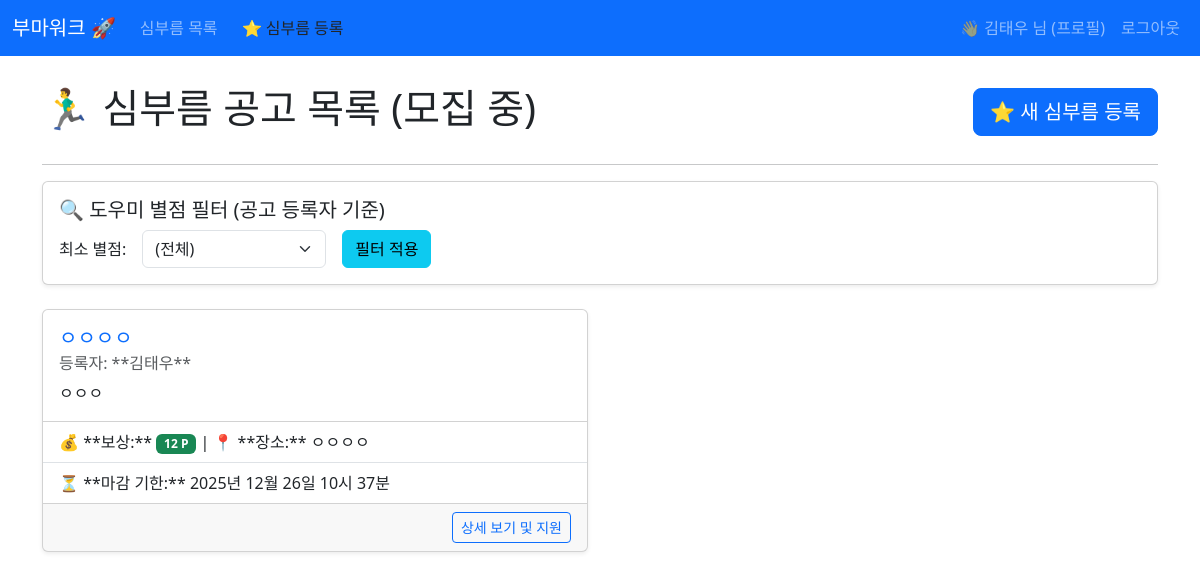
The page / (signed in) on the database its author committed.
### core/models.py (models this page shows, shortened)
class Task(models.Model):
    STATUS_CHOICES = [
        ('open', '모집 중'),
        ('assigned', '진행 중'),
        ('completed', '완료됨'),
        ('expired', '마감됨'),
    ]
    GENDER_CHOICES = [
        ('A', '성별 무관'), # All
        ('M', '남성'),     # Male
        ('F', '여성'),     # Female
    ]
    title = models.CharField(max_length=100, verbose_name="제목")
    content = models.TextField(verbose_name="상세 내용")
    reward_points = models.IntegerField(verbose_name="요구 재화(포인트)")
    location = models.CharField(max_length=200, verbose_name="심부름 위치")
    status = models.CharField(max_length=10, choices=STATUS_CHOICES, default='open', verbose_name="상태")
    required_gender = models.CharField(
        max_length=1,
        choices=GENDER_CHOICES,
        default='A',
        verbose_name="필수 성별 조건"
    )
    min_rating_required = models.IntegerField(
        default=0,
        choices=[(i, f'{i}점 이상') for i in range(6)], # 0점은 조건 없음
        verbose_name="최소 별점 조건"
    )
    created_at = models.DateTimeField(auto_now_add=True, verbose_name="등록일")
    due_date = models.DateTimeField(verbose_name="마감 기한")
    registrant = models.ForeignKey(User, on_delete=models.CASCADE, related_name='registered_tasks', verbose_name="등록자")
    assigned_to = models.ForeignKey(User, on_delete=models.SET_NULL, related_name='assigned_tasks', null=True, blank=True, verbose_name="할당된 도우미")
    class Meta:
        ordering = ['-created_at']

### core/views.py (the view)
# urls.py: path('', views.task_list, name='home'),
def task_list(request):
    if request.user.is_authenticated:
        tasks_queryset = Task.objects.filter(
            Q(status='open') | Q(registrant=request.user)
        )
    else:
        tasks_queryset = Task.objects.filter(status='open')
    min_rating = request.GET.get('min_rating')
    required_gender = request.GET.get('gender')
    if min_rating and min_rating.isdigit() and int(min_rating) > 0:
        min_rating = int(min_rating)
        users_with_high_rating = UserProfile.objects.annotate(
            avg_rating=Avg('user__received_reviews__rating')
        ).filter(avg_rating__gte=min_rating).values_list('user_id', flat=True)
        tasks_queryset = tasks_queryset.filter(registrant__in=users_with_high_rating)
    else:
        min_rating = None
    if required_gender and required_gender != 'A':
        tasks_queryset = tasks_queryset.filter(required_gender=required_gender)
    else:
        required_gender = 'A'
    tasks = tasks_queryset.order_by('-created_at')
    context = {
        'tasks': tasks,
        'current_min_rating': min_rating,
        'rating_choices': TaskReview.RATING_CHOICES,
        'current_gender': required_gender,
        'gender_choices': Task.GENDER_CHOICES, # 모델에서 정의된 성별 선택지
    }
    return render(request, 'core/task_list.html', context)

### core/templates/core/task_list.html (shortened to what this page needs)
{% extends 'base.html' %}
{% block content %}
    <div class="d-flex justify-content-between align-items-center mb-4">
        <h1>🏃‍♂️ 심부름 공고 목록 (모집 중)</h1>
        {% if user.is_authenticated %}
            <a href="{% url 'task_create' %}" class="btn btn-primary btn-lg">⭐ 새 심부름 등록</a>
        {% endif %}
    </div>
    <hr>
    <div class="card mb-4 shadow-sm">
        <div class="card-body">
            <h5 class="card-title">🔍 도우미 별점 필터 (공고 등록자 기준)</h5>
            <form method="get" class="row g-3 align-items-center">
                <div class="col-auto">
                    <label for="min_rating" class="col-form-label">최소 별점:</label>
                </div>
                <div class="col-auto">
                    <select name="min_rating" id="min_rating" class="form-select">
                        <option value="">(전체)</option>
                    </select>
                </div>
                <div class="col-auto">
                    <button type="submit" class="btn btn-info">필터 적용</button>
                </div>
            </form>
        </div>
    </div>
    {% if tasks %}
        <div class="row row-cols-1 row-cols-md-2 g-4">
            {% for task in tasks %}
            <div class="col">
                <div class="card h-100 shadow-sm">
                    <div class="card-body">
                        <h5 class="card-title text-primary"><a href="{% url 'task_detail' pk=task.pk %}" class="text-decoration-none">{{ task.title }}</a></h5>
                        <h6 class="card-subtitle mb-2 text-muted">등록자: **{{ task.registrant.username }}**</h6>
                        <p class="card-text text-truncate">{{ task.content }}</p>
                    </div>
                    <ul class="list-group list-group-flush">
                        <li class="list-group-item">
                            💰 **보상:** <span class="badge bg-success">{{ task.reward_points }} P</span> | 📍 **장소:** {{ task.location }}
                        </li>
                        <li class="list-group-item">
                            ⏳ **마감 기한:** {{ task.due_date|date:"Y년 m월 d일 H시 i분" }}
                        </li>
                    </ul>
                    <div class="card-footer text-end">
                        <a href="{% url 'task_detail' pk=task.pk %}" class="btn btn-sm btn-outline-primary">상세 보기 및 지원</a>
                    </div>
                </div>
            </div>
            {% endfor %}
        </div>
    {% else %}
        <div class="alert alert-info text-center mt-4">
            현재 모집 중인 심부름 공고가 없습니다. 새로운 심부름을 등록해보세요!
        </div>
    {% endif %}
{% endblock %}

### core/templates/base.html (shortened to what this page needs)
<!DOCTYPE html>
<html lang="ko">
<head>
    <link href="https://cdn.jsdelivr.net/npm/bootstrap@5.3.3/dist/css/bootstrap.min.css" rel="stylesheet">
</head>
<body>
    <nav class="navbar navbar-expand-md navbar-dark bg-primary fixed-top">
        <div class="container-fluid">
            <a class="navbar-brand" href="{% url 'home' %}">부마워크 🚀</a>
            <div class="collapse navbar-collapse">
                <ul class="navbar-nav me-auto mb-2 mb-md-0">
                    <li class="nav-item"><a class="nav-link" href="{% url 'home' %}">심부름 목록</a></li>
                    {% if user.is_authenticated %}
                        <li class="nav-item"><a class="nav-link btn btn-sm btn-warning text-dark mx-2" href="{% url 'task_create' %}">⭐ 심부름 등록</a></li>
                    {% endif %}
                </ul>
                <ul class="navbar-nav">
                    {% if user.is_authenticated %}
                        <li class="nav-item"><a class="nav-link" href="{% url 'profile' %}">
                            👋 {{ user.username }} 님 (프로필)
                        </a></li>
                        <li class="nav-item">
                            <form method="post" action="{% url 'logout' %}">
                            <button type="submit" class="btn btn-link nav-link">로그아웃</button>
                            </form>
                        </li>
                    {% else %}
                        <li class="nav-item"><a class="nav-link" href="{% url 'signup' %}">회원가입</a></li>
                        <li class="nav-item"><a class="nav-link" href="{% url 'login' %}">로그인</a></li>
                    {% endif %}
                </ul>
            </div>
        </div>
    </nav>
    <div class="container mt-4">
        {% block content %}{% endblock %}
    </div>
</body>
</html>

### core/templates/base.html (style rules this page uses)
body { padding-top: 60px; }

### rows shown on the page
Task: title "ㅇㅇㅇㅇ", registrant.username "김태우", content "ㅇㅇㅇ", reward_points "12", location "ㅇㅇㅇㅇ", due_date "2025년 12월 26일 10시 37분"

### other values the page prints
{{ user.username }} "김태우"
